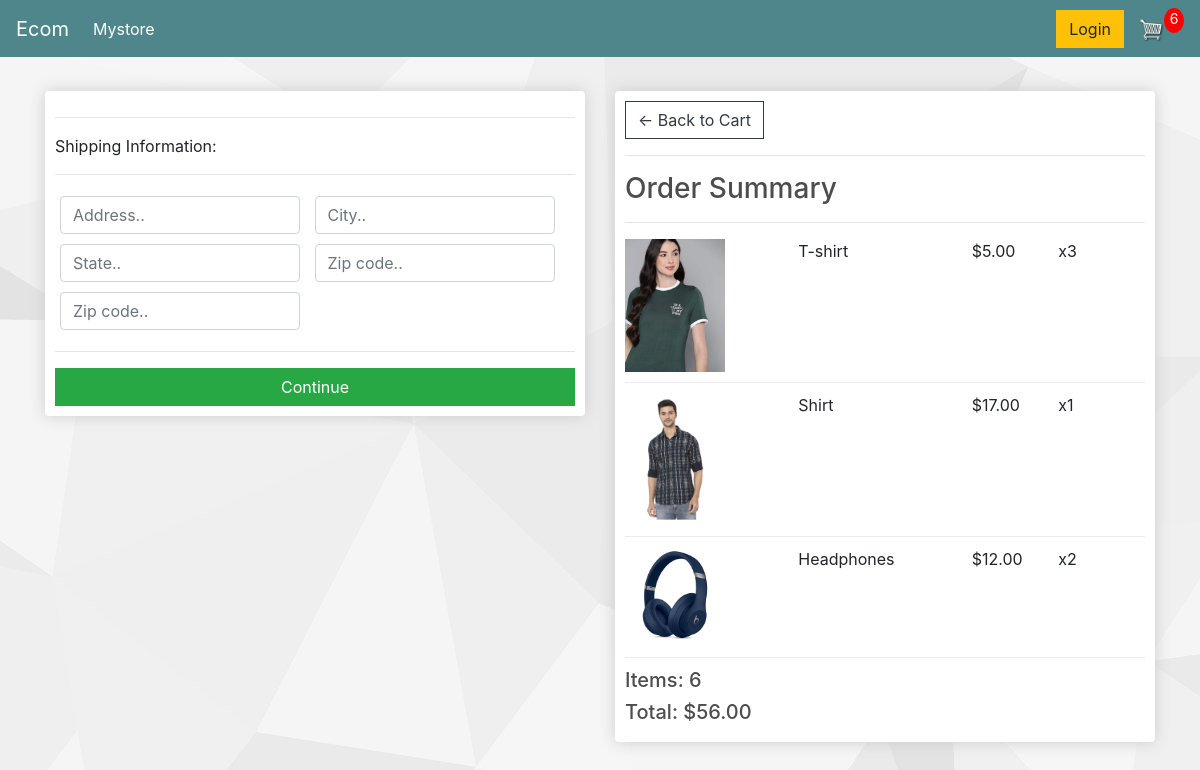
Screenshot of /checkout/ (signed in) with the database file from the repository.
### Mystore/models.py (models this page shows, shortened)
class OrderItem(models.Model):
    product  = models.ForeignKey(Product, on_delete=models.SET_NULL, blank=True, null=True)
    Order = models.ForeignKey(Order, on_delete=models.SET_NULL, blank=True, null=True)
    quantity = models.IntegerField(default=0, null=True, blank=True)
    data_added = models.DateTimeField(auto_now_add=True)
    @property
    def get_total(self):
        total = self.product.price * self.quantity
        return total

class Product(models.Model):
    name = models.CharField(max_length=200, null=True)
    price = models.DecimalField(max_digits=7, decimal_places=2)
    digital= models.BooleanField(default=False, null=True, blank=False)
    image = models.ImageField(null=True, blank=True)
    @property
    def imageURL(self):
        try:
            url = self.image.url
        except:
            url= ''
        return url

class Order(models.Model):
    Customer = models.ForeignKey(Customer, on_delete=models.SET_NULL, blank=True, null=True)
    date_orderd = models.DateTimeField(auto_now_add=True)
    Complete = models.BooleanField(default=False, null=True, blank=False)
    transaction_id = models.CharField(max_length=200, null=True)
    @property
    def shipping(self):
        shipping = False
        orderitems = self.orderitem_set.all()
        for i in orderitems:
            if i.product.digital == False:
                shipping= True
        return shipping
    @property
    def get_cart_total(self):
        orderitems = self.orderitem_set.all()
        total = sum(item.get_total for item in orderitems)
        return total
    @property
    def get_cart_items(self):
        orderitems = self.orderitem_set.all()
        total = sum(item.quantity for item in orderitems)
        return total

### Mystore/views.py (the view)
# urls.py: path('checkout/',views.checkout, name="checkout"),
def checkout(request):
    data = cartData(request)
    cartItems = data['cartItems']
    order = data['order']
    items = data['items']
    context ={'items' : items, 'order' : order, 'cartItems' : cartItems}
    return render(request, 'Mystore/checkout.html',context)

### Mystore/utils.py (called while the page is built)
def cartData(request):
    if request.user.is_authenticated:
        customer = request.user.customer
        order, created = Order.objects.get_or_create(Customer =customer, Complete =False)
        items = order.orderitem_set.all()
        cartItems = order.get_cart_items
    else:
        cookieData = cookieCart(request)
        cartItems = cookieData['cartItems']
        order = cookieData['order']
        items =cookieData['items']
    return {'cartItems':cartItems, 'order': order, 'items':items}

### Mystore/templates/Mystore/checkout.html (shortened to what this page needs)
{% extends 'Mystore/main.html' %}
{% load static %}
{% block content %}
    <div class="row">
        <div class="col-lg-6">
            <div class="box-element" id ="form-wrapper">
                <form id ="form">
                    <div id = "shipping-info">
                        <hr>
						<p>Shipping Information:</p>
						<hr>
						<div class="form-field">
							<input class="form-control" type="text" name="address" placeholder="Address..">
						</div>
						<div class="form-field">
							<input class="form-control" type="text" name="city" placeholder="City..">
						</div>
						<div class="form-field">
							<input class="form-control" type="text" name="state" placeholder="State..">
						</div>
						<div class="form-field">
							<input class="form-control" type="text" name="zipcode" placeholder="Zip code..">
						</div>
						<div class="form-field">
							<input class="form-control" type="text" name="country" placeholder="Zip code..">
						</div>
                    </div>
                    <hr>
                    <input id = "form-button" class="btn btn-success btn-block" type="submit" value="Continue">
                </form>
            </div>
            <br>
        </div>
        <div class="col-lg-6">
            <div class="box-element" >
                <a  class="btn btn-outline-dark" href="{% url 'cart' %}">&#x2190; Back to Cart</a>
                <hr>
                <h3>Order Summary</h3>
				<hr>
				{% for item in items %}
                <div class="cart-row">
					<div style="flex:2"><img class="row-image" src="{{item.product.imageURL}}"></div>
					<div style="flex:2"><p>{{item.product.name}}</p></div>
					<div style="flex:1"><p>${{item.product.price}}</p></div>
					<div style="flex:1"><p>x{{item.quantity}}</p></div>
				</div>
				{% endfor %}
				<h5>Items:   {{order.get_cart_items}}</h5>
				<h5>Total:   ${{order.get_cart_total|floatformat:2}}</h5>
            </div>
        </div>
    </div>
{% endblock content %}

### static/css/main.css (style rules this page uses)
body { background-color: hsl(0, 0%, 98%); background: url("/static/images/background.jpg"); }
h1,h2,h3,h4,h5,h6 { color:hsl(0, 0%, 30%); }
.box-element { box-shadow:hsl(0, 0%, 80%) 0 0 16px; background-color: #fff; border-radius: 4px; padding: 10px; }
.col-lg-4, .col-lg-6, .col-lg-8, .col-lg-12 { margin-top: 10px; }
.btn { border-radius: 0; }
.row-image { width: 100px; }
.form-field { width:250px; display: inline-block; padding: 5px; }
.cart-row { display: flex; align-items: flex-stretch; padding-bottom: 10px; margin-bottom: 10px; border-bottom: 1px solid #ececec; }

### rows the page displays
OrderItem: product.imageURL (picture), product.name "T-shirt", product.price "5.00", quantity "3"
OrderItem: product.imageURL (picture), product.name "Shirt", product.price "17.00", quantity "1"
OrderItem: product.imageURL (picture), product.name "Headphones", product.price "12.00", quantity "2"
Order: get_cart_items "6", get_cart_total "56.00"

### other values shown
{{ cartItems }} "6"
